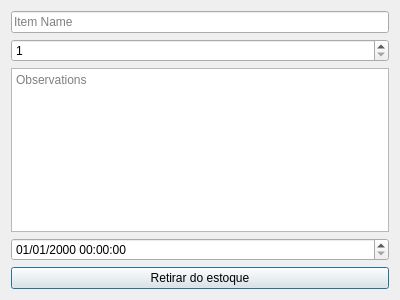
<?xml version="1.0" encoding="UTF-8"?>
<ui version="4.0">
 <class>WithdrawItemDialog</class>
 <widget class="QDialog" name="WithdrawItemDialog">
  <property name="geometry">
   <rect>
    <x>0</x>
    <y>0</y>
    <width>400</width>
    <height>300</height>
   </rect>
  </property>
  <property name="windowTitle">
   <string>Withdraw Item</string>
  </property>
  <layout class="QVBoxLayout" name="verticalLayout">
   <item>
    <widget class="QLineEdit" name="itemNameInput">
     <property name="placeholderText">
      <string>Item Name</string>
     </property>
     <property name="readOnly">
      <bool>true</bool>
     </property>
    </widget>
   </item>
   <item>
    <widget class="QSpinBox" name="quantityInput">
     <property name="minimum">
      <number>1</number>
     </property>
    </widget>
   </item>
   <item>
    <widget class="QTextEdit" name="observationInput">
     <property name="placeholderText">
      <string>Observations</string>
     </property>
    </widget>
   </item>
   <item>
    <widget class="QDateTimeEdit" name="dateTimeInput">
     <property name="displayFormat">
      <string>dd/MM/yyyy HH:mm:ss</string>
     </property>
    </widget>
   </item>
   <item>
    <widget class="QPushButton" name="withdrawButton">
     <property name="text">
      <string>Retirar do estoque</string>
     </property>
    </widget>
   </item>
  </layout>
 </widget>
 <resources/>
 <connections/>
</ui>
